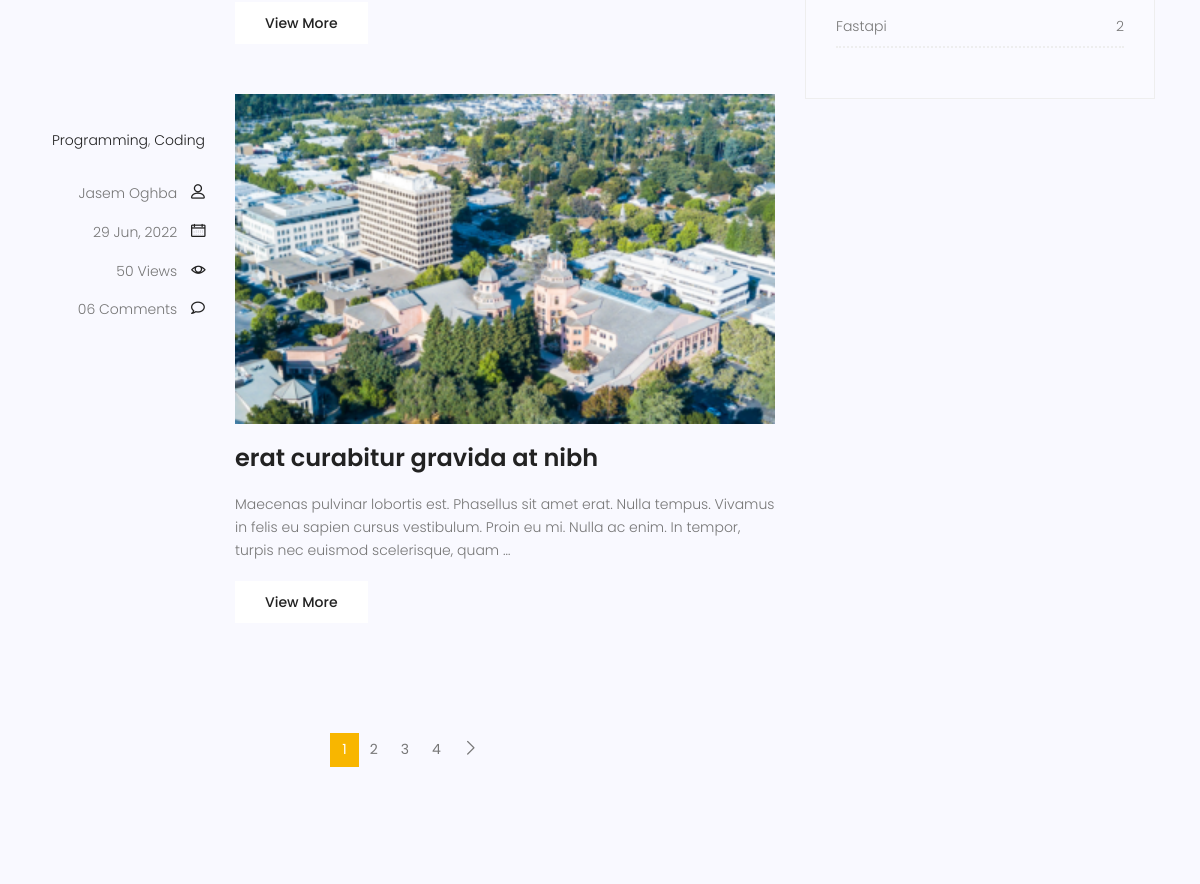
The page /blog/ (middle part) on the database as committed earlier.
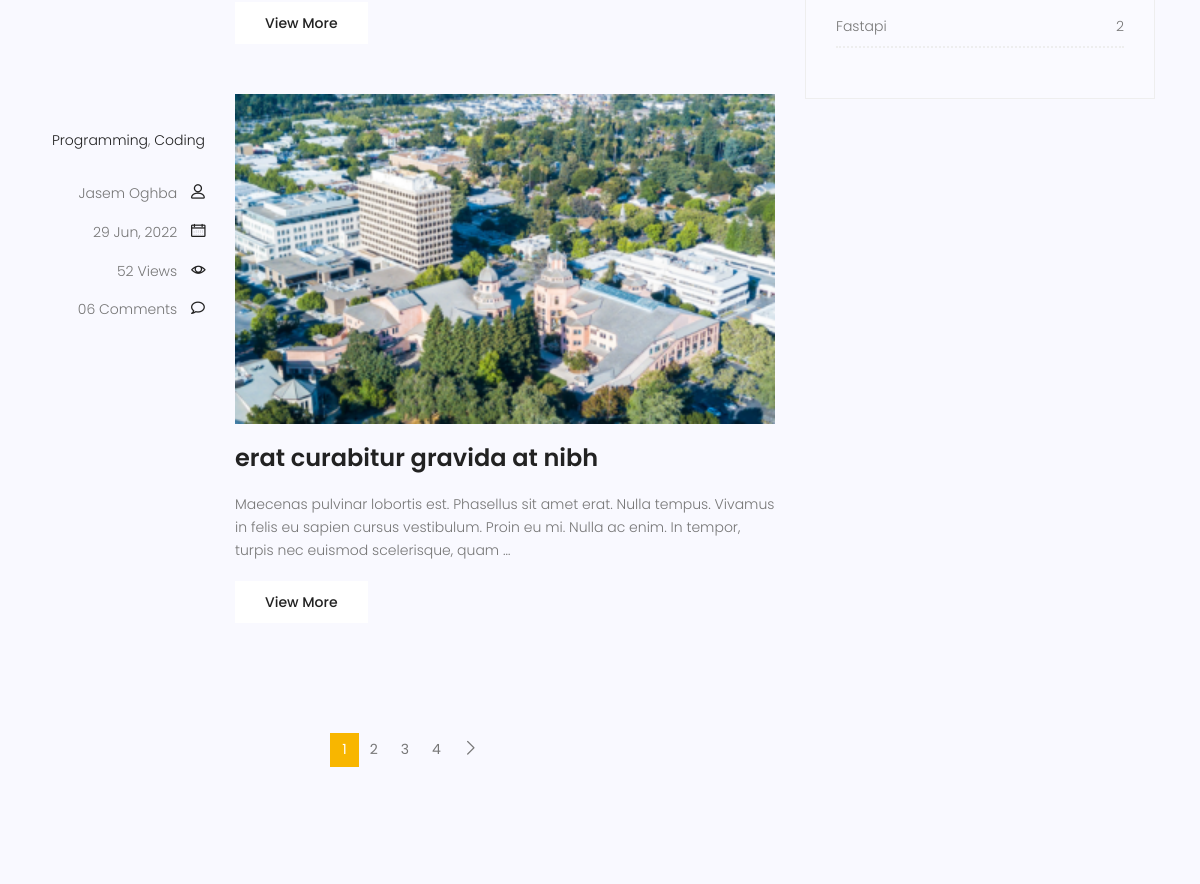
The same page on the database as committed later.
### blog/models.py (models this page shows, shortened)
class Post(models.Model):
    author = models.ForeignKey(to=User, on_delete=models.SET_NULL, null=True)
    image = models.ImageField(upload_to='blog_post/', default='blog_post/default.jpg')
    title = models.CharField(max_length=255)
    content = models.TextField()
    category = models.ManyToManyField(to=Category)
    counted_views = models.IntegerField(default=0)
    status = models.BooleanField(default=False)
    publish_date = models.DateTimeField(null=True)
    created_date = models.DateTimeField(auto_now_add=True)
    updated_date = models.DateTimeField(auto_now=True)
    class Meta:
        ordering = ['-publish_date']
    def snippet(self):
        words = self.content.split()[:30]
        return f'{" ".join(words)} ...'

### blog/views.py (the view)
# urls.py: path('', blog_home_view, name='home'),
def blog_home_view(request, **kwargs):
    all_post = Post.objects.filter(publish_date__lte=timezone.now(), status=True)
    if kwargs.get('cat_name') is not None:
        all_post = all_post.filter(category__name=kwargs['cat_name'])
    if kwargs.get('author_username') is not None:
        all_post = all_post.filter(author__username=kwargs['author_username'])
    paginator = Paginator(all_post, 3)
    try:
        page_number = request.GET.get('page')
        all_post_pages = paginator.get_page(page_number)
    except PageNotAnInteger:
        all_post_pages = paginator.get_page(1)
    except EmptyPage:
        all_post_pages = paginator.get_page(1)
    context = {'all_post_pages': all_post_pages}
    return render(request, template_name='blog/blog-home.html', context=context)

### blog/templatetags/blog_tags.py (called while the page is built)
@register.inclusion_tag('blog/blog-post-category.html')
def post_categories():
    categories = Category.objects.all()
    posts = Post.objects.filter(publish_date__lte=timezone.now(), status=True)
    post_categories_count = {}
    for category in categories:
        post_categories_count[category.name] = posts.filter(category=category).count()
    return {'post_cats_count': post_categories_count}

### blog/templates/blog/blog-home.html (shortened to what this page needs)
{% extends 'base.html' %}
{% load blog_tags %}
{% load static %}
{% block content %}
<section class="post-content-area">
    <div class="container">
        <div class="row">
            <div class="col-lg-8 posts-list">
                {% for post in all_post_pages %}
                    <div class="single-post row">
                    <div class="col-lg-3  col-md-3 meta-details">
                        <ul class="tags">
                            {% for cat in post.category.all %}
                                <li>
                                    <a href="{% url 'blog:category' cat_name=cat.name %}">{{ cat.name }}</a>{% if not forloop.last %},{% endif %}
                                </li>
                            {% endfor %}
                        </ul>
                        <div class="user-details row">
                            <p class="user-name col-lg-12 col-md-12 col-6"><a href="{% url 'blog:author' author_username=post.author.username %}">{{ post.author.get_full_name }}</a> <span
                                    class="lnr lnr-user"></span></p>
                            <p class="date col-lg-12 col-md-12 col-6"><a href="#">{{ post.publish_date | date:'d M, Y' }}</a> <span
                                    class="lnr lnr-calendar-full"></span></p>
                            <p class="view col-lg-12 col-md-12 col-6"><a href="#">{{ post.counted_views }} Views</a> <span
                                    class="lnr lnr-eye"></span></p>
                            <p class="comments col-lg-12 col-md-12 col-6"><a href="#">06 Comments</a> <span
                                    class="lnr lnr-bubble"></span></p>
                        </div>
                    </div>
                    <div class="col-lg-9 col-md-9 ">
                        <div class="feature-img">
                            <img class="img-fluid" src="{{ post.image.url }}" alt="">
                        </div>
                        <a class="posts-title" href="{% url 'blog:single' post.id %}"><h3>{{ post.title }}</h3>
                        </a>
                        <p class="excert">
                            {{ post.content|truncatewords:30 }}
                        </p>
                        <a href="{% url 'blog:single' post.id %}" class="primary-btn">View More</a>
                    </div>
                </div>
                {% endfor %}
                <nav class="blog-pagination justify-content-center d-flex">
                    <ul class="pagination">
                        {% for page_num in all_post_pages.paginator.page_range %}
                            {% if all_post_pages.number == page_num %}
                                <li class="page-item active"><a href="?page={{ page_num }}" class="page-link">{{ page_num }}</a></li>
                            {% else %}
                                <li class="page-item"><a href="?page={{ page_num }}" class="page-link">{{ page_num }}</a></li>
                            {% endif %}
                        {% endfor %}
                        {% if all_post_pages.has_next %}
                            <li class="page-item">
                                <a href="?page={{ all_post_pages.next_page_number }}" class="page-link" aria-label="Next">
                                        <span aria-hidden="true">
                                            <span class="lnr lnr-chevron-right"></span>
                                        </span>
                                </a>
                            </li>
                        {% endif %}
                    </ul>
                </nav>
            </div>
            <div class="col-lg-4 sidebar-widgets">
                <div class="widget-wrap">
                    {% post_categories %}
                </div>
            </div>
        </div>
    </div>
</section>
{% endblock %}

Rows that differ between the two databases and show on the page:
changed Post "erat curabitur gravida at nibh": counted_views "50" → "52"
